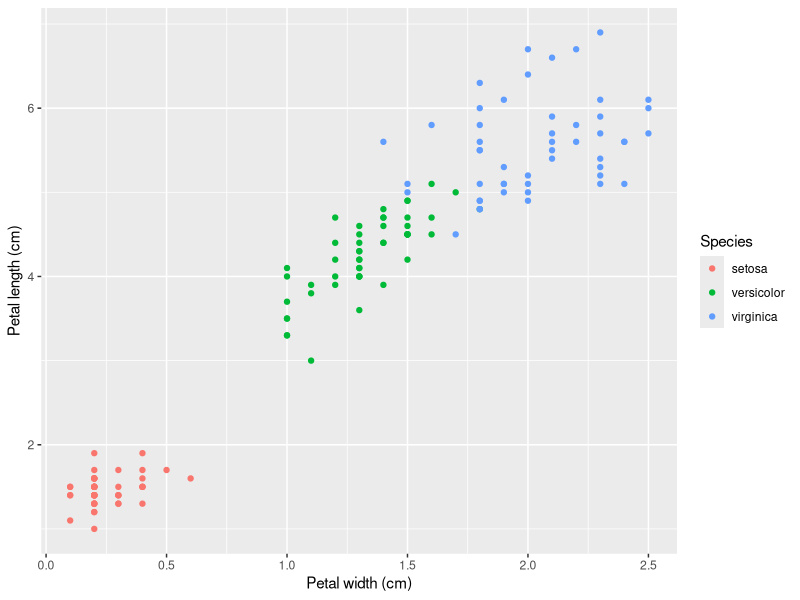
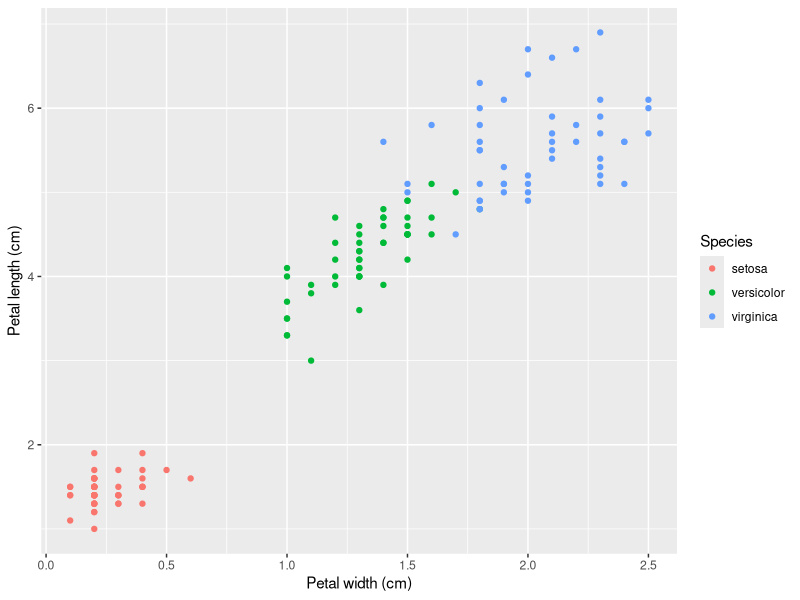
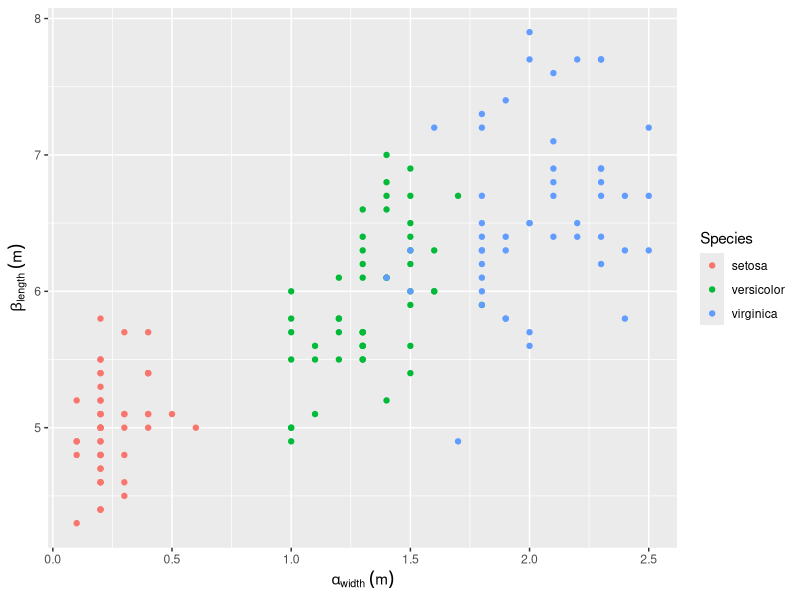
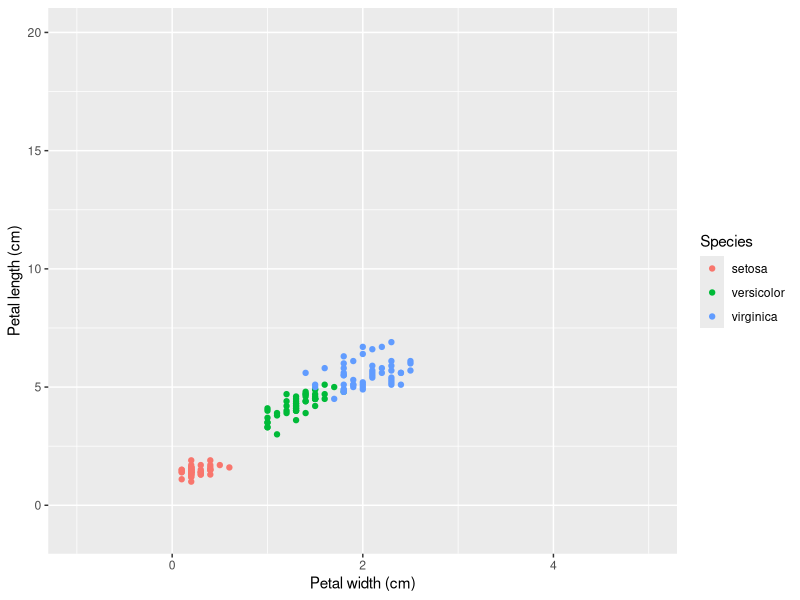
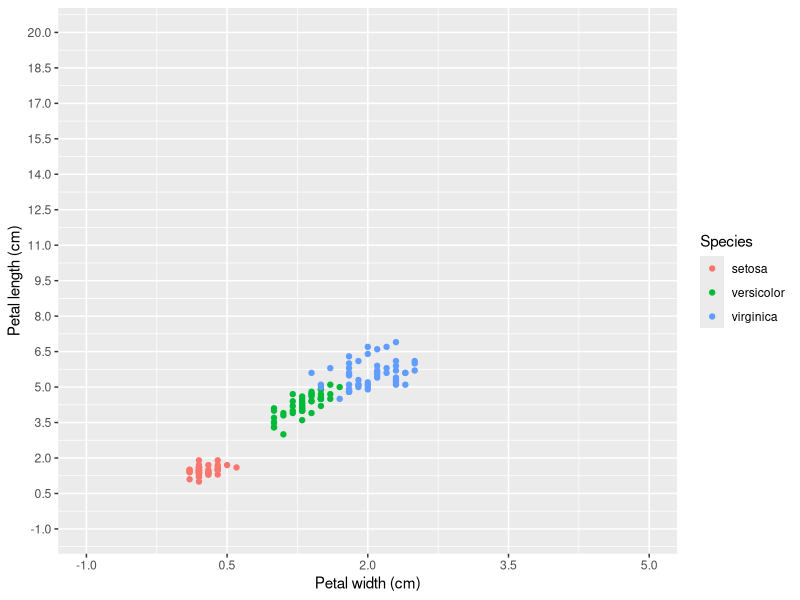
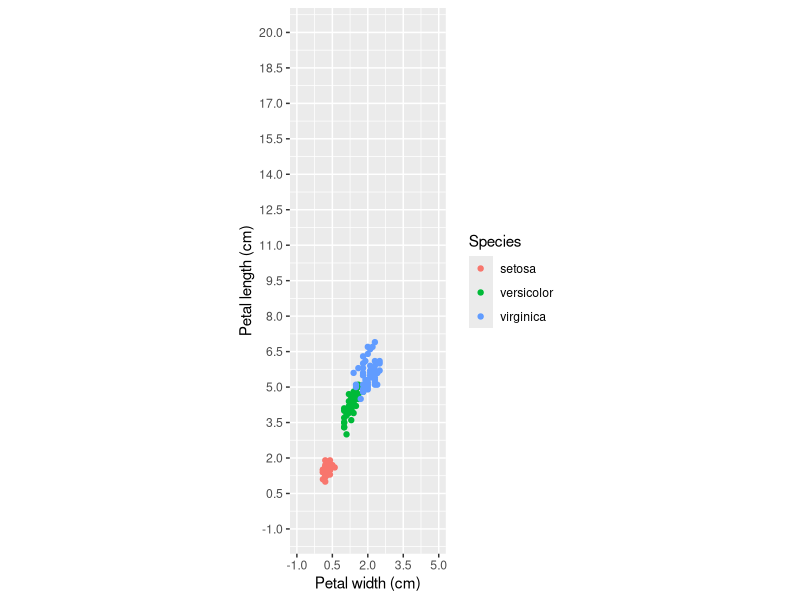
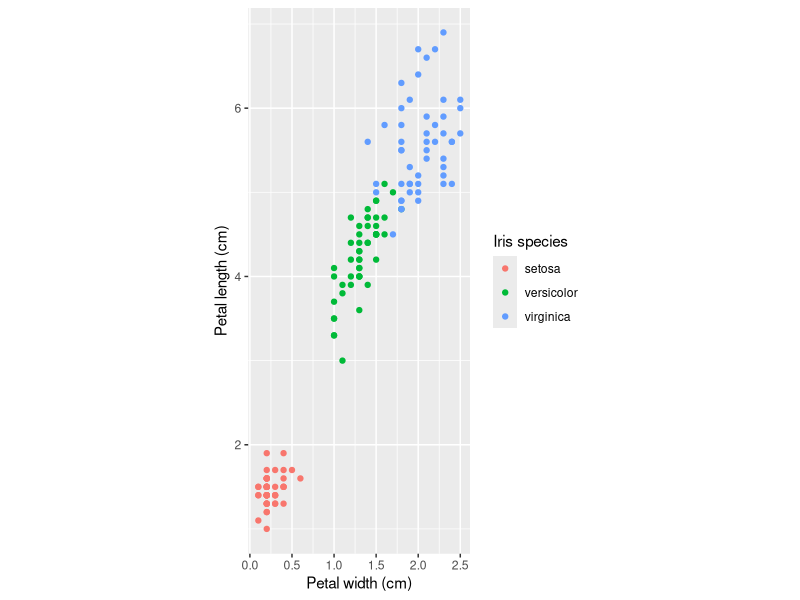
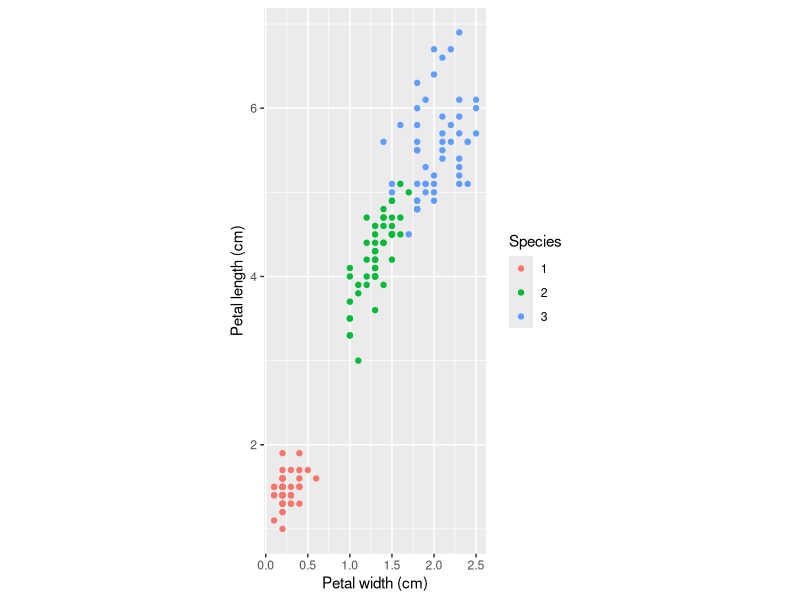

The R source for these figures, in order:
## ---- chunk 1

knitr::opts_chunk$set(
  class.output  = "bg-success",
  class.message = "bg-info text-info",
  class.warning = "bg-warning text-warning",
  class.error   = "bg-danger text-danger"
  )
## ---- chunk 2

usePackage <- function(p)   
{ 
  if (!is.element(p, installed.packages()[,1])) 
    install.packages(p, dep = TRUE, repos="https://cloud.r-project.org/", lib=.libPaths()[1]) 
  require(p, character.only = TRUE) 
} 
  
usePackage("data.table")
usePackage("ggplot2")

## ---- chunk 3
#simple
ggplot(data = iris, aes(x = Petal.Width, y = Petal.Length)) + 
    geom_point(aes(color = Species))+
    xlab("Petal width (cm)")+
    ylab("Petal length (cm)")


#general
ggplot(data = iris, aes(x = Petal.Width, y = Petal.Length)) + 
    geom_point(aes(color = Species))+
    scale_x_continuous(name="Petal width (cm)")+
    scale_y_continuous(name="Petal length (cm)")


#uses ?plotmath [greek symbols]
ggplot(data = iris, aes(x = Petal.Width, y = Sepal.Length)) + 
    geom_point(aes(color = Species))+
    scale_x_continuous(name=quote(alpha[width]~(m)))+
    scale_y_continuous(name=quote(beta[length]~(m)))

## ---- chunk 4

#limits
ggplot(data = iris, aes(x = Petal.Width, y = Petal.Length)) + 
    geom_point(aes(color = Species))+
    scale_x_continuous(name="Petal width (cm)", limits=c(-1,5))+
    scale_y_continuous(name="Petal length (cm)", limits=c(-1,20))


# x-ticks
seq(-1,5,by=1.5)

# y-ticks
seq(-1,20,by=1.5)

# Breaks = ticks
ggplot(data = iris, aes(x = Petal.Width, y = Petal.Length)) + 
    geom_point(aes(color = Species))+
    scale_x_continuous(name="Petal width (cm)", limits=c(-1,5), breaks=seq(-1,5,by=1.5))+
    scale_y_continuous(name="Petal length (cm)", limits=c(-1,20), breaks=seq(-1,20,by=1.5))


## ---- chunk 5
ggplot(data = iris, aes(x = Petal.Width, y = Petal.Length)) + 
    geom_point(aes(color = Species))+
    scale_x_continuous(name="Petal width (cm)", limits=c(-1,5), breaks=seq(-1,5,by=1.5))+
    scale_y_continuous(name="Petal length (cm)", limits=c(-1,20), breaks=seq(-1,20,by=1.5))+
    coord_fixed()
## ---- chunk 6

# Change legend title = name
ggplot(data = iris, aes(x = Petal.Width, y = Petal.Length)) + 
    geom_point(aes(color = Species))+
    scale_x_continuous(name="Petal width (cm)")+
    scale_y_continuous(name="Petal length (cm)")+
    coord_fixed()+
    scale_colour_discrete(name="Iris species")    #Keeps colors as is, but rename title


# Change legend item names = labels

ggplot(data = iris, aes(x = Petal.Width, y = Petal.Length)) + 
    geom_point(aes(color = Species))+
    scale_x_continuous(name="Petal width (cm)")+
    scale_y_continuous(name="Petal length (cm)")+
    coord_fixed()+
    scale_colour_discrete(labels=c("1","2","3"))   #Keeps colors as is, but rename items


## ---- chunk 7

# Global color specification 
# Combines point and line legend

ggplot(data = iris, aes(x = Petal.Width, y = Petal.Length, color = Species)) + 
    geom_point()+
    geom_smooth(method="lm")+
    scale_colour_discrete(name="Iris species") 

## ---- chunk 8
#Shape and color are automatically combined in a single legend 
ggplot(data = iris, aes(x = Petal.Width, y = Petal.Length)) + 
    geom_point(aes(color = Species, shape=Species))

# unequal names and labels lead to separate legends
    # here: by manual renaming of color legend
ggplot(data = iris, aes(x = Petal.Width, y = Petal.Length)) + 
    geom_point(aes(color = Species, shape=Species))+
    scale_x_continuous(name="Petal width (cm)")+
    scale_y_continuous(name="Petal length (cm)")+
    coord_fixed() +
    scale_colour_discrete(name="Species ID", labels=c("1","2","3"))     

# rename both collapses legend to a single one
ggplot(data = iris, aes(x = Petal.Width, y = Petal.Length)) + 
    geom_point(aes(color = Species, shape=Species))+
    scale_x_continuous(name="Petal width (cm)")+
    scale_y_continuous(name="Petal length (cm)")+
    coord_fixed() +
    scale_colour_discrete(name="Species ID", labels=c("1","2","3"))    + 
    scale_shape_discrete(name="Species ID", labels=c("1","2","3"))   
## ---- chunk 9
# add custom color and rename + change linetype and name
ggplot(data = iris, aes(x = Petal.Width, y = Petal.Length)) + 
    geom_point(aes(color = Species, shape=Species))+
    geom_smooth(method="lm",aes(linetype="Linear model"), color="black")+
    scale_x_continuous(name="Petal width (cm)")+
    scale_y_continuous(name="Petal length (cm)")+
    scale_colour_discrete(name="Species ID", labels=c("1","2","3"))    + 
    scale_shape_discrete(name="Species ID", labels=c("1","2","3"))     +
    scale_linetype_manual(name="Across species fit", values="dashed")

## ---- chunk 10
# add custom color and rename + change linetype and name
ggplot(data = iris, aes(x = Petal.Width, y = Petal.Length)) + 
    geom_point(aes(color = Species, shape=Species))+
    geom_smooth(method="lm", color="black")+
    scale_x_continuous(name="Petal width (cm)")+
    scale_y_continuous(name="Petal length (cm)")+
    scale_colour_discrete(name="Species ID", labels=c("1","2","3"))    + 
    scale_shape_discrete(name="Species ID", labels=c("1","2","3"))     +
      annotate(
        geom = "curve", x = 0.5, y = 4, xend = 0.75, yend = 3, 
        curvature = -.3, arrow = arrow(length = unit(2, "mm"))
      ) +
      annotate(geom = "text", x =0.45, y = 4, label = "Linear model", hjust = "right")

## ---- chunk 11
#install.packages("ggforce")
library(ggforce)

# use annotation
ggplot(data = iris, aes(x = Petal.Width, y = Petal.Length)) + 
    geom_point(aes(color = Species, shape=Species),show.legend=FALSE)+
    geom_smooth(method="lm", color="black")+
    geom_mark_ellipse(aes(label = Species, group = Species, color=Species),show.legend=FALSE)+ #ggforce-Function
    scale_x_continuous(name="Petal width (cm)")+
    scale_y_continuous(name="Petal length (cm)")+
    annotate( #Draw curved arrow
        geom = "curve", x = 0.5, y = 4, xend = 0.75, yend = 3, 
        curvature = -.3, arrow = arrow(length = unit(2, "mm"))
        ) +
     annotate( #Print text at the end of arrow
        geom = "text", x =0.45, y = 4, 
        label = "Linear model\n across species", hjust = "right"
        )


## ---- chunk 12
# Save plot to a variable
p1 <- ggplot(data = iris, aes(x = Petal.Width, y = Petal.Length)) + 
    geom_point(aes(color = Species))

# plot by executing the variable  
p1 

# same as before with 'standard theme'
p1 + theme_gray()


# modifiy/extend existing plot with another theme
p1 + theme_minimal() #white bg

p1 + theme_bw() #white bg, black border

p1 + theme_light() #white bg, gray border

p1 + theme_classic() #white bg, no grid, no 'border' only axis


## ---- chunk 13
# additional packages
#install.packages("ggthemes")
library(ggthemes)

p1 + theme_few() #larger font size, no grid, border

p1 + theme_hc() # only horizontal grid, font size modification, modification of legend placement


p1 + theme_gdocs() + # google docs theme
     scale_color_gdocs() # plus google color palette


# For the complete list of themes in the package check
ls("package:ggthemes")[grepl("theme_", ls("package:ggthemes"))]

## ---- chunk 14

# Increase base size (e.g. for a presentation)
p1 +
    theme_classic(base_size = 20)


# change font type to serif style and slightly decrease font size, e.g. for journal publications with default font size 10pt
p1 +
   theme_classic(base_size = 10,
                  base_family="Times")



## ---- chunk 15
# Legend to bottom
ggplot(data = iris, aes(x = Petal.Width, y = Petal.Length)) + 
    geom_point(aes(color = Species))+
    theme(legend.position  = "bottom" ) 

# Legend at 15% X and 85% Y [default justification: center of legend]
ggplot(data = iris, aes(x = Petal.Width, y = Petal.Length)) + 
    geom_point(aes(color = Species))+
    theme(legend.position  = c(0.15,0.85) ) #percentage of figure area

# Add border to legend Background-Box
    # Change justification to 'left' - Box left Side
    ##Justification defines which side of the legend that the legend.position coordinates refer to
ggplot(data = iris, aes(x = Petal.Width, y = Petal.Length)) + 
    geom_point(aes(color = Species))+
    theme(
          legend.position  = c(0.15,0.85), 
          legend.justification = "left",                          
          legend.background = element_rect(color="black")    #Add border to legend Background-Box
          ) 

# Remove fill color of background box
ggplot(data = iris, aes(x = Petal.Width, y = Petal.Length)) + 
    geom_point(aes(color = Species))+
    theme(
          legend.position  = c(0.15,0.85),   
          legend.justification = "left",  
          legend.background = element_rect(color="black", fill=NA) #remove fill color (default: "white")
          ) 

# Change legend direction | move legend slightly more left
ggplot(data = iris, aes(x = Petal.Width, y = Petal.Length)) + 
    geom_point(aes(color = Species))+
    theme(
          legend.position  = c(0.05,0.85),                             
          legend.justification = "left",            
          legend.background = element_rect(color="black", fill=NA), 
          legend.direction = "horizontal"                            #change legend direction 
          ) 


## ---- chunk 16

theme_DS <- function(base_size = 10,                           #set default values for the 4 "base parameters"
                      base_family = "Palatino",
                      base_line_size = base_size / 22,
                      base_rect_size = base_size / 22){
  theme_classic(base_size = base_size,                               # call your favorite theme and pass the input paremters
                base_family = base_family,
                base_line_size = base_line_size,
                base_rect_size = base_rect_size
                ) %+replace%                                     # add customized 'theme()' options (replace)
    theme(
      axis.title = element_text(                                 # modify axis title (name text)
        color = rgb(0, 108, 125, maxColorValue = 255),           # hgu_petrol      <- rgb(0, 108, 125, maxColorValue = 255)
        size = rel(1.0)),                                        # relative size to base size = 100% = 10pt
      axis.text = element_text(                                  # modify axis text (tick text)
        color = rgb(56, 56, 56, maxColorValue = 255),            # dark gray
        size = rel(0.8)),                                        # relative size to base size = 80% = 8pt
      panel.grid.major = element_line(                           # add major grid lines
        color = rgb(197, 198, 198, maxColorValue = 255),         # hgu_lightgray   <- rgb(197, 198, 198, maxColorValue = 255)
        linetype = "dotted",                                     # dotted line
        size = base_line_size/1.5),                              # slighlty decreased line thickness
      axis.line = element_line(                                  # modifiy axis lines
        color = rgb(197, 198, 198, maxColorValue = 255),         # hgu_lightgray   <- rgb(197, 198, 198, maxColorValue = 255)
        arrow=arrow(type = "closed",length = unit(0.125, "cm"))),# draw tiny arrow at the end of the axis lines      
      legend.position = "bottom",                                # move legend to bottom
      legend.key.size = unit(0.25,"cm"),                         # decrease legend key size to a square of 0.25 cm
      complete = TRUE                                            # define this as a 'complete theme' - in this case all objects not defined here were inherited from the "superior theme"
    )
}


## ---- chunk 17

p1+theme_DS()

## ---- chunk 18
# library("rdwd")
# #Select data from the DWD CDC FTP Server
#   #current=TRUE - check current FTP Server Index to gather up-to-date file information
# link <- selectDWD("Geisenheim", res="monthly", var="kl", per="historic", current=TRUE)
# #Download data from the DWD CDC FTP Server
# file <- dataDWD(link, read=FALSE, dir="DWDdata", quiet=TRUE, force=NA)
# #Process data from the DWD CDC FTP Server to a data.frame
# clim <- readDWD(file, varnames=TRUE)

# #Change data.frame to data.table
# clim <- as.data.table(clim)

# fwrite(clim,file="clim_DWD_Geisenheim_historic_monthly.csv")


clim <- fread("clim_DWD_Geisenheim_historic_monthly.csv")
clim[,"MESS_DATUM":=as.POSIXct(MESS_DATUM)] 

pB1 <- ggplot(clim[MESS_DATUM >= as.POSIXct("2015-01-01") & MESS_DATUM < as.POSIXct("2017-01-01")], 
        aes(x=MESS_DATUM,y=MO_TT.Lufttemperatur))+
    geom_line()+
    geom_smooth(method="lm")+
    scale_x_datetime(name="t (Month/Year)",date_breaks = "1 month", date_labels = "%m/%Y")+
    ylab("Monthly-Mean Temperature (°C)")+
    theme_classic()+
        theme(axis.text.x=element_text(angle = 45, vjust=0.5))

## ---- chunk 19

pB1

## ---- chunk 20
pB1  + 
    theme(panel.grid.major.y=element_line()) 

## ---- chunk 21

pB3 <- ggplot(iris, aes(x=Petal.Width, y=Petal.Length))+
        geom_point()+
        theme_classic()+
        scale_x_continuous(name="Petal width (cm)",breaks=seq(0,3,by=0.25), limits=c(0,2.75))+
        scale_y_continuous(name="Petal length (cm)",breaks=0:7, limits=c(0,7))
        


pB3

pB3  + 
    theme(panel.grid.major=element_line()) 



## ---- chunk 22
# add freezing point - if this is relevant to your study 
pB1+
    geom_hline(yintercept = 0, linetype="dashed", color="grey")


## ---- chunk 23
library("data.table")
library("ggplot2")

clim <- fread("clim_DWD_Geisenheim_historic_monthly.csv")
clim[,"Year":=year(MESS_DATUM)]
clim_lt_sub <- clim[Year > 1951]
meanTDF <- clim_lt_sub[,.(meanT=mean(MO_TT.Lufttemperatur)),by=.(Year)]


library("patchwork") #will come to that later

p1 <- ggplot(meanTDF, aes(x=Year,y=meanT))+
  geom_col()+
  theme_minimal()+
  geom_smooth(method="lm")+
  ggtitle("Annual mean temperature increased")

p2 <- ggplot(meanTDF, aes(x=Year,y=meanT-meanT[1]))+
  geom_col()+
  theme_minimal()+
  ggtitle(paste("Mean T Difference to", min(meanTDF$Year)))+
  geom_smooth(method="lm")


p1|p2

## ---- chunk 24
library("data.table")
library("ggplot2")

clim <- fread("clim_DWD_Geisenheim_historic_monthly.csv")
clim[,"Year":=year(MESS_DATUM)]
clim_lt_sub <- clim[Year > 1951]
minmaxmeanTDF <- clim_lt_sub[,.(meanT=mean(MO_TT.Lufttemperatur),minT=min(MO_TT.Lufttemperatur),maxT=max(MO_TT.Lufttemperatur)),by=.(Year)]
m_minmaxmeanTDF <- melt(minmaxmeanTDF,id.vars="Year")

ggplot(m_minmaxmeanTDF, aes(x=Year,y=value, fill=variable))+
  geom_col(position="dodge")+
  geom_smooth(method="lm",aes(color=variable))+
  theme_minimal()


## ---- chunk 25

sessionInfo()

